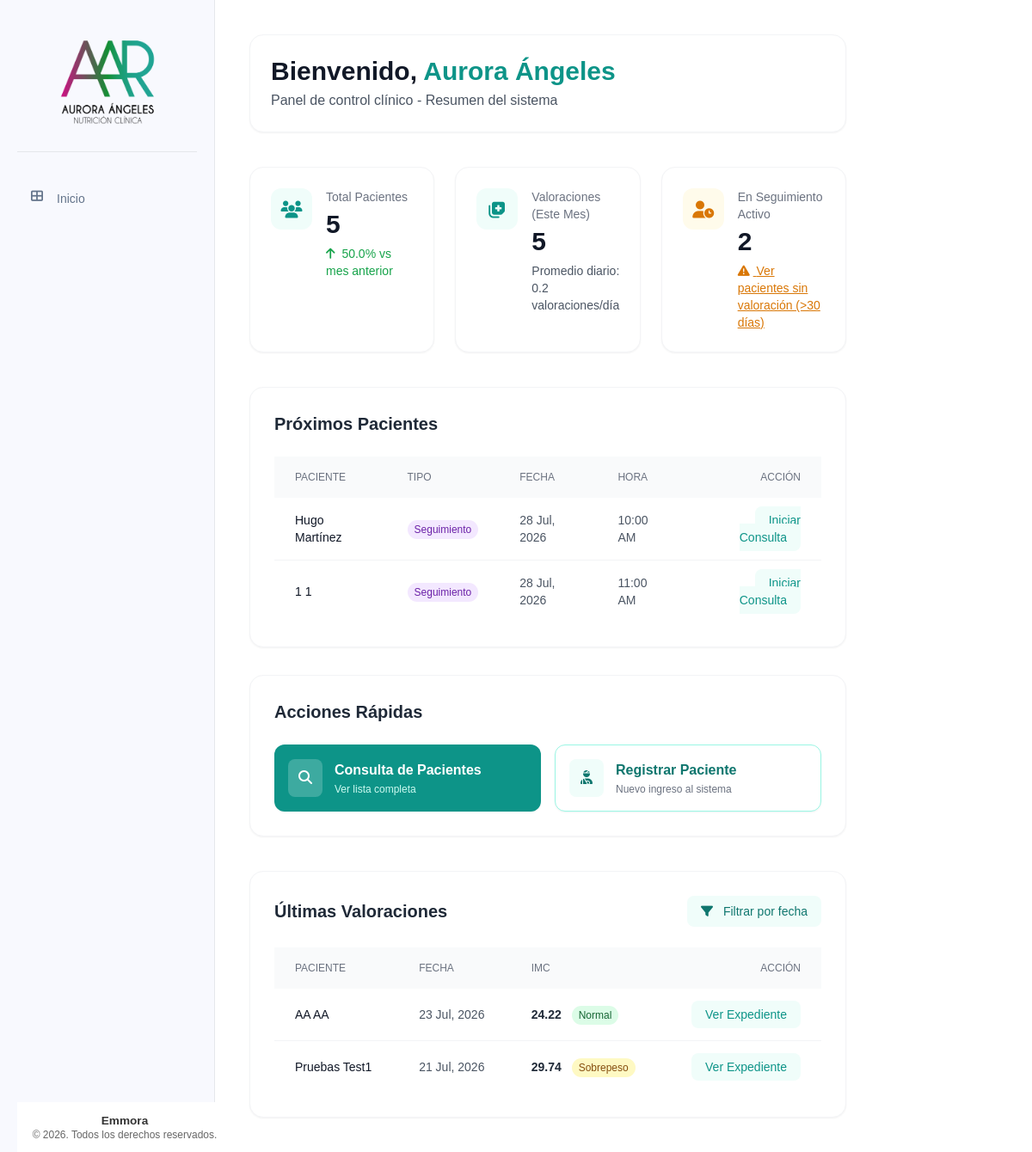
The page / on the database its author committed.
### tables this page shows
CREATE TABLE pacientes (
    id INTEGER PRIMARY KEY AUTOINCREMENT,
    nombre TEXT NOT NULL,
    apellido_paterno TEXT NOT NULL,
    apellido_materno TEXT NOT NULL,
    fecha_nacimiento DATE NOT NULL,
    telefono TEXT NOT NULL,
    correo TEXT UNIQUE NOT NULL,
    ciudad TEXT NOT NULL,
    fecha_registro TIMESTAMP DEFAULT CURRENT_TIMESTAMP,
    status TEXT NOT NULL DEFAULT 'activo' CHECK (status IN ('activo', 'inactivo'))
);

CREATE TABLE valoracion_antropometrica (
    id INTEGER PRIMARY KEY AUTOINCREMENT,
    paciente_id INTEGER NOT NULL,
    numero_cita INTEGER NOT NULL,
    fecha DATE NOT NULL,
    estatura FLOAT NOT NULL,
    peso FLOAT NOT NULL,
    imc FLOAT NOT NULL,
    grasa FLOAT NOT NULL,
    cintura FLOAT NOT NULL,
    torax FLOAT NOT NULL,
    brazo FLOAT NOT NULL,
    cadera FLOAT NOT NULL,
    pierna FLOAT NOT NULL,
    pantorrilla FLOAT NOT NULL,
    tension_arterial TEXT NOT NULL,
    frecuencia_cardiaca INTEGER NOT NULL,
    bicep FLOAT NOT NULL,
    tricep FLOAT NOT NULL,
    suprailiaco FLOAT NOT NULL,
    subescapular FLOAT NOT NULL,
    femoral FLOAT,
    porcentaje_grasa TEXT NOT NULL,
    --porcentaje_grasa_fem FLOAT NOT NULL,
    ultima_dieta TEXT,
    FOREIGN KEY (paciente_id) REFERENCES pacientes (id)
);

### app/controllers/main.py (the view)
@main.route('/')
def index():
    fecha_inicio = request.args.get('fecha_inicio')
    fecha_fin = request.args.get('fecha_fin')
    total_pacientes = Paciente.contar_activos()
    crecimiento_pacientes = Paciente.calcular_crecimiento_mensual()
    valoraciones_mes = ValoracionAntropometrica.contar_mes_vigente()
    dia_actual = datetime.now().day
    promedio_diario = round(valoraciones_mes / dia_actual, 1)
    pacientes_seguimiento = Paciente.contar_en_seguimiento()
    pacientes_sin_valoracion = Paciente.obtener_sin_valoracion_reciente(dias=30)
    proximos_pacientes = Paciente.obtener_proximos(limite=5)
    if fecha_inicio and fecha_fin:
        actividad_reciente = ValoracionAntropometrica.obtener_por_rango(fecha_inicio, fecha_fin)
    else:
        actividad_reciente = ValoracionAntropometrica.obtener_recientes(limite=10)
    return render_template('base/index.html',
                           total_pacientes=total_pacientes,
                           crecimiento_pacientes=crecimiento_pacientes,
                           valoraciones_mes=valoraciones_mes,
                           promedio_diario=promedio_diario,
                           pacientes_seguimiento=pacientes_seguimiento,
                           pacientes_sin_valoracion=pacientes_sin_valoracion,
                           proximos_pacientes=proximos_pacientes,
                           actividad_reciente=actividad_reciente)

### app/templates/base/index.html (shortened to what this page needs)
{% extends "base/base.html" %}
{% block content %}
<header class="flex flex-col md:flex-row md:items-center justify-between gap-4 bg-white p-6 rounded-2xl shadow-sm border border-gray-100">
    <div>
        <h1 class="text-3xl font-bold text-gray-900">Bienvenido, <span class="text-teal-600">Aurora Ángeles</span></h1>
        <p class="text-gray-600 mt-1">Panel de control clínico - Resumen del sistema</p>
    </div>
</header>
    <section class="grid grid-cols-1 sm:grid-cols-2 lg:grid-cols-3 gap-6">
    <article class="bg-white p-6 rounded-2xl shadow-sm border border-gray-100 flex items-start gap-4 transform hover:scale-[1.02] transition-transform duration-300">
        <div class="p-3 rounded-xl bg-teal-50 text-teal-600">
            <i class="fas fa-users fa-lg w-6 h-6 flex items-center justify-center"></i>
        </div>
        <div>
            <p class="text-sm font-medium text-gray-500">Total Pacientes</p>
            <h3 class="text-3xl font-bold text-gray-900 mt-1">{{ total_pacientes }}</h3>
            <p class="text-sm {{ 'text-green-600' if crecimiento_pacientes >= 0 else 'text-red-600' }} mt-1.5">
                <i class="fas fa-arrow-{{ 'up' if crecimiento_pacientes >= 0 else 'down' }} mr-1"></i> {{ crecimiento_pacientes }}% vs mes anterior
            </p>
        </div>
    </article>
    <article class="bg-white p-6 rounded-2xl shadow-sm border border-gray-100 flex items-start gap-4 transform hover:scale-[1.02] transition-transform duration-300">
        <div class="p-3 rounded-xl bg-teal-50 text-teal-600">
            <i class="fas fa-notes-medical fa-lg w-6 h-6 flex items-center justify-center"></i>
        </div>
        <div>
            <p class="text-sm font-medium text-gray-500">Valoraciones (Este Mes)</p>
            <h3 class="text-3xl font-bold text-gray-900 mt-1">{{ valoraciones_mes }}</h3>
            <p class="text-sm text-gray-600 mt-1.5">
                Promedio diario: {{ promedio_diario }} valoraciones/día
            </p>
        </div>
    </article>
    <article x-data="{ modalSeguimientoOpen: false }" class="bg-white p-6 rounded-2xl shadow-sm border border-gray-100 flex items-start gap-4 transform hover:scale-[1.02] transition-transform duration-300">
        <div class="p-3 rounded-xl bg-amber-50 text-amber-600">
            <i class="fas fa-user-clock fa-lg w-6 h-6 flex items-center justify-center"></i>
        </div>
        <div class="cursor-pointer" @click="modalSeguimientoOpen = true">
            <p class="text-sm font-medium text-gray-500">En Seguimiento Activo</p>
            <h3 class="text-3xl font-bold text-gray-900 mt-1">{{ pacientes_seguimiento }}</h3>
            <p class="text-sm text-amber-600 mt-1.5 underline">
                <i class="fas fa-exclamation-triangle mr-1"></i> Ver pacientes sin valoración (>30 días)
            </p>
        </div>
        </article>
    </section>
    <section class="grid grid-cols-1 xl:grid-cols-3 gap-8 items-start">
        <div class="xl:col-span-2 bg-white p-7 rounded-2xl shadow-sm border border-gray-100">
            <div class="flex items-center justify-between mb-6">
                <h2 class="text-xl font-semibold text-gray-800">Próximos Pacientes</h2>
            </div>
            <div class="overflow-x-auto">
                <table class="w-full text-sm text-left">
                    <thead class="text-xs text-gray-500 uppercase bg-gray-50 rounded-lg">
                        <tr>
                            <th class="px-6 py-4 font-medium">Paciente</th>
                            <th class="px-6 py-4 font-medium">Tipo</th>
                            <th class="px-6 py-4 font-medium">Fecha</th>
                            <th class="px-6 py-4 font-medium">Hora</th>
                            <th class="px-6 py-4 font-medium text-right">Acción</th>
                        </tr>
                    </thead>
                    <tbody class="divide-y divide-gray-100">
                        {% for p in proximos_pacientes %}
                        <tr class="bg-white hover:bg-gray-50/50 transition-colors">
                            <td class="px-6 py-4 font-medium text-gray-900">{{ p.nombre }} {{ p.apellido_paterno }}</td>
                            <td class="px-6 py-4">
                                {% if p.es_primera_vez %}
                                    <span class="px-2 py-1 text-xs font-medium rounded-full bg-blue-100 text-blue-800">Primera Vez</span>
                                {% else %}
                                    <span class="px-2 py-1 text-xs font-medium rounded-full bg-purple-100 text-purple-800">Seguimiento</span>
                                {% endif %}
                            </td>
                            {% set fecha_hora = p.proxima_cita.split(' ') %}
                            <td class="px-6 py-4 text-gray-600">{{ fecha_hora[0]|format_date }}</td>
                            {% set hora = fecha_hora[1].split(':') %}
                            <td class="px-6 py-4 text-gray-600">{{ '%02d:%02d %s' % (hora[0]|int % 12 or 12, hora[1]|int, 'AM' if hora[0]|int < 12 else 'PM') }}</td>
                            <td class="px-6 py-4 text-right">
                                <a href="{{ url_for('valoracion.nueva_valoracion', paciente_id=p.paciente_id) }}" class="text-teal-600 hover:text-teal-900 font-medium bg-teal-50 hover:bg-teal-100 px-4 py-2 rounded-lg transition">Iniciar Consulta</a>
                            </td>
                        </tr>
                        {% endfor %}
                    </tbody>
                </table>
            </div>
        </div>
    <aside class="bg-white p-7 rounded-2xl shadow-sm border border-gray-100 space-y-6">
        <h2 class="text-xl font-semibold text-gray-800">Acciones Rápidas</h2>
        <div class="grid grid-cols-1 sm:grid-cols-2 xl:grid-cols-1 gap-4">
            <a href="{{ url_for('pacientes.lista_pacientes_activos') }}" class="flex items-center gap-3.5 p-4 w-full bg-teal-600 hover:bg-teal-700 text-white rounded-xl transition duration-150 shadow-sm hover:shadow text-left">
                <div class="bg-white/20 p-2.5 rounded-lg">
                    <i class="fas fa-search fa-fw"></i>
                </div>
                <div>
                    <span class="font-semibold block">Consulta de Pacientes</span>
                    <span class="text-xs text-teal-100 block mt-0.5">Ver lista completa</span>
                </div>
            </a>
            <a href="{{ url_for('pacientes.nuevo_paciente') }}" class="flex items-center gap-3.5 p-4 w-full bg-white hover:bg-gray-50 text-teal-700 border border-teal-200 rounded-xl transition duration-150 shadow-sm hover:shadow text-left">
                <div class="bg-teal-50 p-2.5 rounded-lg">
                    <i class="fas fa-user-injured fa-fw"></i>
                </div>
                <div>
                    <span class="font-semibold block">Registrar Paciente</span>
                    <span class="text-xs text-gray-500 block mt-0.5">Nuevo ingreso al sistema</span>
                </div>
            </a>
        </div>
    </aside>
</section>
<section class="bg-white p-7 rounded-2xl shadow-sm border border-gray-100">
    <div class="mb-6 flex items-center justify-between">
        <h2 class="text-xl font-semibold text-gray-800">Últimas Valoraciones</h2>
        <div x-data="{ modalFiltroOpen: false }">
            <div class="flex gap-2">
                <button @click="modalFiltroOpen = true" class="text-sm bg-teal-50 text-teal-700 px-4 py-2 rounded-lg hover:bg-teal-100 transition">
                    <i class="fas fa-filter mr-2"></i> Filtrar por fecha
                </button>
            </div>
        </div>
    </div>
    <div class="overflow-x-auto relative no-scrollbar">
        <table class="w-full text-sm text-left">
            <thead class="text-xs text-gray-500 uppercase bg-gray-50 rounded-lg">
                <tr>
                    <th scope="col" class="px-6 py-4 font-medium">Paciente</th>
                    <th scope="col" class="px-6 py-4 font-medium">Fecha</th>
                    <th scope="col" class="px-6 py-4 font-medium">IMC</th>
                    <th scope="col" class="px-6 py-4 font-medium text-right">Acción</th>
                </tr>
            </thead>
            <tbody class="divide-y divide-gray-100">
                {% for val in actividad_reciente %}
                <tr class="bg-white hover:bg-gray-50/50 transition-colors">
                    <td class="px-6 py-5 font-medium text-gray-900">
                        {{ val.nombre }} {{ val.apellido_paterno }}
                    </td>
                    <td class="px-6 py-5 text-gray-600">{{ val.fecha|format_date }}</td>
                    <td class="px-6 py-5 font-semibold text-gray-800">
                        {{ val.imc }}
                        {% set imc = val.imc|float %}
                        {% if imc < 18.5 %}
                            <span class="ml-2 px-2 py-1 text-xs font-medium rounded-full bg-blue-100 text-blue-800">Bajo Peso</span>
                        {% elif imc < 25.0 %}
                            <span class="ml-2 px-2 py-1 text-xs font-medium rounded-full bg-green-100 text-green-800">Normal</span>
                        {% elif imc < 30.0 %}
                            <span class="ml-2 px-2 py-1 text-xs font-medium rounded-full bg-yellow-100 text-yellow-800">Sobrepeso</span>
                        {% else %}
                            <span class="ml-2 px-2 py-1 text-xs font-medium rounded-full bg-red-100 text-red-800">Obesidad</span>
                        {% endif %}
                    </td>
                    <td class="px-6 py-5 text-right">
                        <a href="{{ url_for('pacientes.detalle_paciente', id=val.paciente_id) }}" class="text-teal-600 hover:text-teal-900 font-medium bg-teal-50 hover:bg-teal-100 px-4 py-2 rounded-lg transition">Ver Expediente</a>
                    </td>
                </tr>
                {% endfor %}
            </tbody>
        </table>
    </div>
</section>
{% endblock %}

### app/templates/base/base.html (shortened to what this page needs)
<!DOCTYPE html>
<html lang="es">
<head>
    <link rel="stylesheet" href="{{ url_for('static', filename='css/components/base.css') }}">
    <link rel="stylesheet" href="{{ url_for('static', filename='css/components/_forms.css') }}">
    <link rel="stylesheet" href="{{ url_for('static', filename='css/components/_tables.css') }}">
    <link rel="stylesheet" href="{{ url_for('static', filename='css/components/_buttons.css') }}">
    <link rel="stylesheet" href="{{ url_for('static', filename='css/components/_cards.css') }}">
    <link rel="stylesheet" href="{{ url_for('static', filename='css/components/_tabs.css') }}">
    <link rel="stylesheet" href="{{ url_for('static', filename='css/components/_modal.css') }}">
    <link rel="stylesheet" href="{{ url_for('static', filename='css/components/_sidebar.css') }}">
    <script src="https://cdn.tailwindcss.com"></script>
    <link rel="stylesheet" href="{{ url_for('static', filename='css/style.css') }}">
    <link href="https://cdnjs.cloudflare.com/ajax/libs/font-awesome/6.4.0/css/all.min.css" rel="stylesheet">
</head>
<body>
    <div class="container" x-data="{ menuOpen: false }">
        <nav class="sidebar">
            <div class="sidebar__header">
                <img src="{{ url_for('static', filename='img/logos/logo.png') }}"
                        alt="Sistema de Pacientes"
                        class="sidebar__logo"
                        onerror="this.onerror=null; this.src='{{ url_for('static', filename='img/logos/default-logo.png') }}'">
            </div>
            <ul class="sidebar__list">
                <li class="sidebar__item">
                    <a href="{{ url_for('main.index') }}" class="sidebar__link">
                        <i class="fas fa-th-large sidebar__icon"></i> Inicio
                    </a>
                </li>
            </ul>
            <div class="sidebar-footer">
                <div class="footer-content">
                    <p>Emmora</p>
                    <p>&copy; 2026. Todos los derechos reservados.</p>
                </div>
            </div>
        </nav>
        <main class="p-6 md:p-10 space-y-10">
            {% block content %}{% endblock %}
        </main>
    </div>
</body>
</html>

### rows shown on the page
pacientes: nombre "Hugo", apellido_paterno "Martínez", fecha_hora "28 Jul, 2026", value "10:00 AM"
pacientes: nombre "1", apellido_paterno "1", fecha_hora "28 Jul, 2026", value "11:00 AM"
valoracion_antropometrica: nombre "AA", apellido_paterno "AA", fecha "23 Jul, 2026", imc "24.22", shows "Normal"
valoracion_antropometrica: nombre "Pruebas", apellido_paterno "Test1", fecha "21 Jul, 2026", imc "29.74", shows "Sobrepeso"

### other values the page prints
{{ total_pacientes }} "5"
{{ crecimiento_pacientes }} "50.0"
{{ valoraciones_mes }} "5"
{{ pacientes_seguimiento }} "2"
